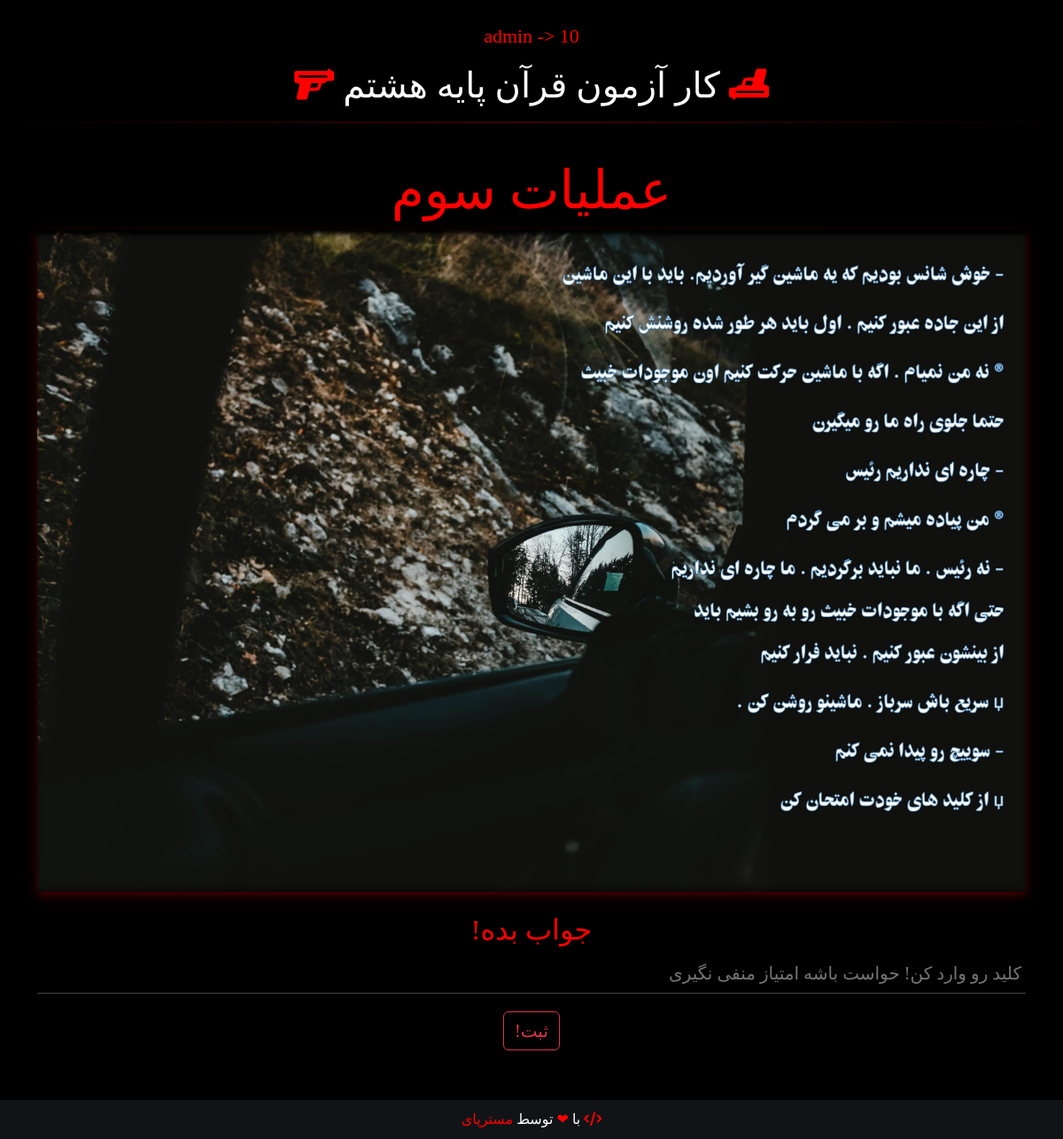
The app's page /exam/ (signed in), older data.
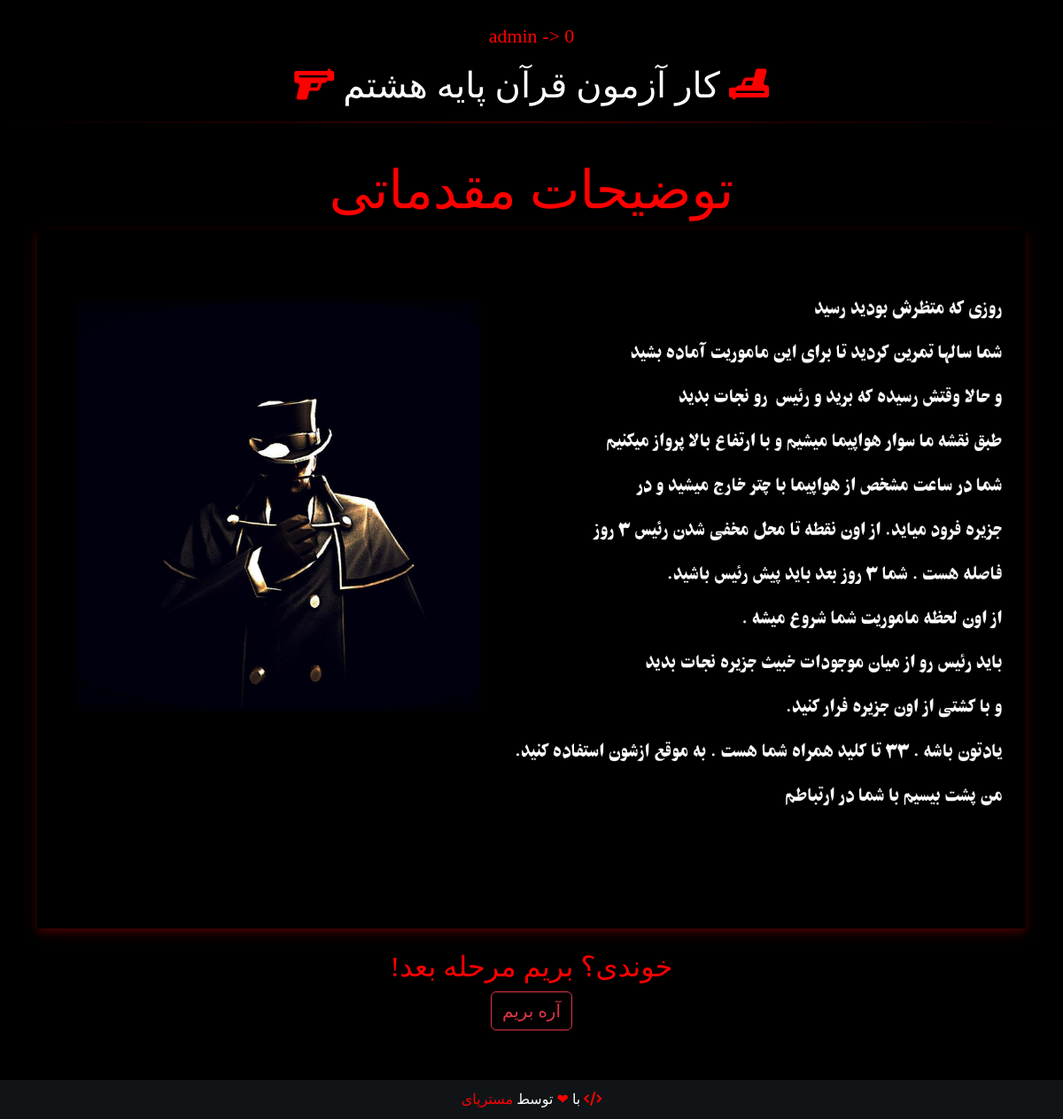
The same page, newer data.
### main/models.py (models this page shows)
class Group(AbstractUser):
    TYPE = (
        ('normal', 'Normal'),
        ('author', 'Author'),
        ('teacher', 'Teacher'),
    )
    first_name = models.CharField(max_length=20, null=True, blank=True)
    time = models.DateTimeField(default=timezone.now, null=True, blank=True)
    email = models.EmailField(null=True, blank=True)
    step = models.IntegerField(default=0)
    score = models.IntegerField(default=0)

class Question(models.Model):
    answer = models.CharField(max_length=10)
    title = models.CharField(max_length=100)
    sort_number = models.IntegerField()
    img = models.ImageField(upload_to=question_file_name, null=True, blank=True)
    is_question = models.BooleanField(default=False)

### main/views.py (the view, shortened to what this page needs)
# urls.py: path('exam/', question)
@csrf_exempt
def question(request):
    form = QuestionForm(request.POST or None, request.FILES or None)
    if request.user.is_authenticated:
        step = request.user.step
        if step == 13:
            return redirect('/')
        else:
            question = Question.objects.get(sort_number=step)
    else:
        return redirect('/')
    context = {
        'form': form,
        'question': question,
    }
    return render(request, "question.html", context=context)

### main/forms.py
class QuestionForm(forms.Form):
    answer = forms.CharField(max_length=10)

### templates/question.html (shortened to what this page needs)
<!DOCTYPE html>
<html>
    <head>
        <link href="https://cdn.jsdelivr.net/npm/bootstrap@5.3.0-alpha1/dist/css/bootstrap.min.css" rel="stylesheet">
        <link rel="stylesheet" href="https://cdnjs.cloudflare.com/ajax/libs/font-awesome/6.2.1/css/all.min.css" />
    </head>
    <body style="padding-bottom: 100px;" class="pt-4" id="body">
        {% if user.is_authenticated %}
        <p class="lalezar text-danger text-center font22">{{ user.username }} -> <span id="score">{{ user.score }}</span></p>
        {% endif %}
        <h1 class="text-white text-center lalezar"><i class="fa-solid fa-gun" style="color: red; transform: rotate(180deg)"></i> کار آزمون قرآن پایه هشتم  <i style="color: red" class="fa-solid fa-gun"></i></h1>
        <hr><br>
        <div class="container">
            <div class="row">
                <div class="col-lg-12 col-12 mb-4">
                    <h2 style="font-size: 60px;" class="lalezar text-danger text-center">{{ question.title }}</h2>
                    <img src="{{ question.img.url }}" width="100%">
                </div>
                {% if question.is_question %}
                <div class="col-lg-12 col-12 align-self-center">
                    <h2 class="text-white text-center lalezar" style="color: red!important">جواب بده!</h2>
                    <input oninput="document.querySelector('#submit-btn').disabled = false" name="answer" id="answer" class="inputs lalezar" placeholder="کلید رو وارد کن! حواست باشه امتیاز منفی نگیری">
                    <div class="text-center">
                        <button id="submit-btn" type="button" onclick="if (!document.querySelector('#submit-btn').disabled){send(this)}" style="font-size: 20px" class="btn btn-outline-danger lalezar">ثبت!</button>
                    </div>
                </div>
                {% else %}
                <div class="col-lg-12 col-12 align-self-center">
                    <h2 class="text-white text-center lalezar" style="color: red!important">خوندی؟ بریم مرحله بعد!</h2>
                    <div class="text-center">
                        <button type="button" onclick="next(this)" style="font-size: 20px" class="btn btn-outline-danger lalezar">آره بریم</button>
                    </div>
                </div>
                {% endif %}
            </div>
        </div>
        <footer class="text-center vazir" style='margin-top: 50px; background-color: #101417; padding-top: 10px; padding-bottom: 10px; z-index: 0;'>
            <div>
                <span dir="rtl" class='text-white vazir'><i style="color: red" class="fa fa-code"></i> با <span style='color: red'> ❤ </span><span class='white'>توسط <span><a href="https://www.mrpy.ir/" style='color: red'>مسترپای</a></span></span></span>
            </div>
        </footer>
    </body>
</html>

Row changes from the older to the newer data that the page shows:
no longer on this page (row edited): Question: title "عملیات سوم", img (picture)
changed Group "admin": score "10" → "0"
now on this page (row edited): Question: title "توضیحات مقدماتی", img (picture)
Text that changed along with them:
text no longer shown: "جواب بده! ثبت!"
text now shown: "خوندی؟ بریم مرحله بعد! آره بریم"
